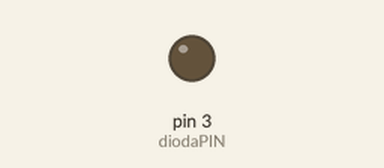
This sketch was run on a simulated Arduino Uno, built with avr-gcc and run on an emulated ATmega328P. On the bench: output pins drawn as LEDs (lit = HIGH).

Above: at 0.05 s.
At 2.35 s:
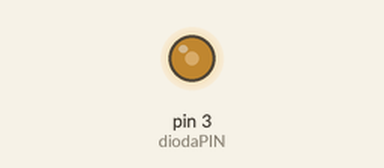
At 4.65 s:
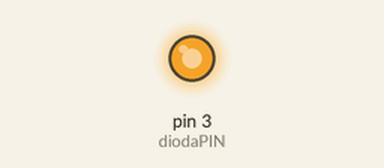
At 9.3 s:
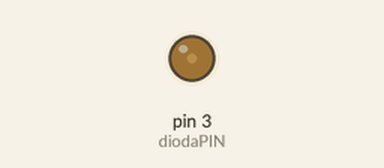
Timing chart, 0 to 13.3 s (numbered marks = the images above):
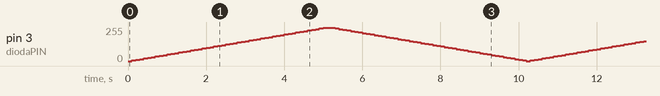

The sketch:

Sygna__PWM.ino
```cpp
// Program pokazujący działanie sygnału PWM na przykładzie diody która rozbłyska oraz wygasa w dowolnym tempie przez nas wybranym.

#define diodaPIN 3 // definiuje zmienna diode jako wyjscie 3.

int wypelnienie = 0;
int zmiana = 5;
int spr=0;

void setup() {
  pinMode(diodaPIN, OUTPUT);//Ustawiam pin jako wyjście.
}

void loop() {
  analogWrite(diodaPIN, wypelnienie); //tworzę sygnał o zadanym wypełnieniu.

  if (wypelnienie < 255 && spr == 0){ // jeżeli wypełnienie sygnału jest mniejsze niż 255 dodajemy 5.

    wypelnienie = wypelnienie + zmiana;
    delay(100);
  }
   if (wypelnienie == 255){ // jeżeli wypełnienie sygnału jest maksymalne to zmienna spr=1
    spr = 1;
  }
   if (spr == 1){  // jeżeli wypełnienie sygnału było już maksymalne to teraz odejmujemy wartość 5 od wypełnienia maksymalnego.
    wypelnienie = wypelnienie - zmiana;
    delay(100);
  }
  if(spr==1 && wypelnienie == 0){ // jeżeli skończyliśmy już odejmować 5 od aktualnego wypełnienia i wypełnienie wynosi 0 oraz zmienna pomocnicza spr dalej ma wartość 1 zamieniamy ją wartość zmiennej spr na "0"
    spr = 0;
  }


}
```
